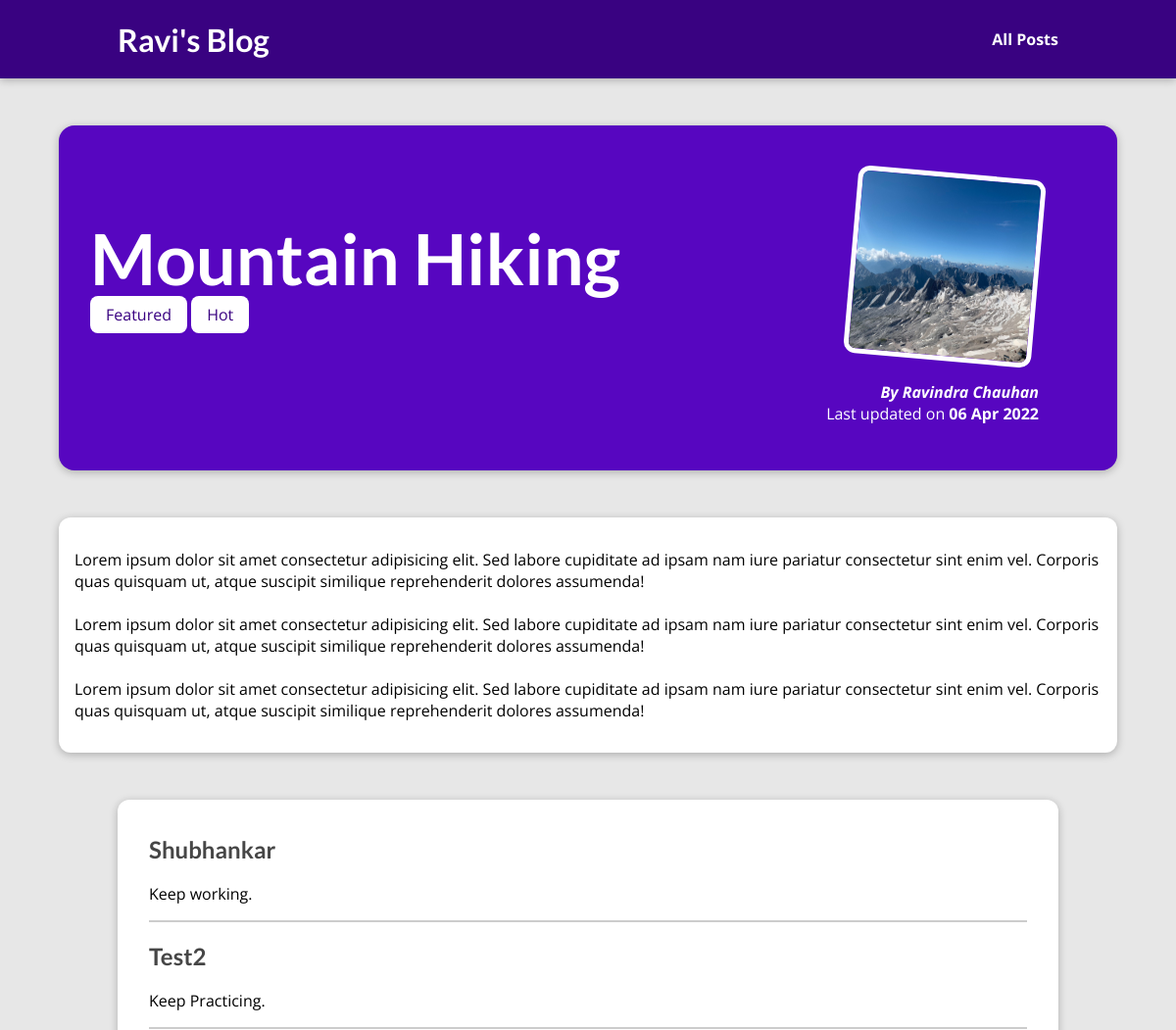
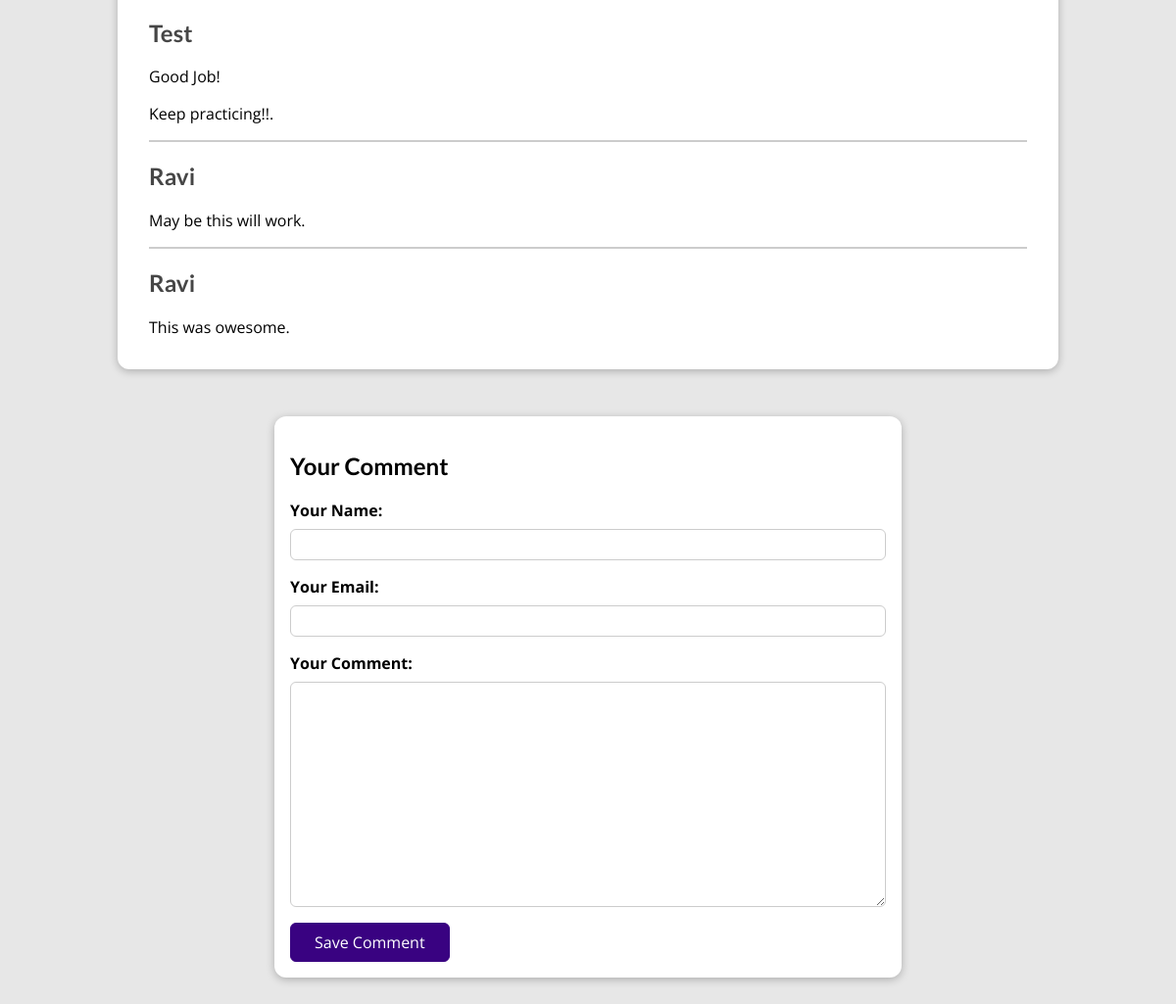
The page /posts/hike-in-the-mountains on the database its author committed (2 pictures, top to bottom).
### blog/models.py (models this page shows, shortened)
class Post(models.Model):
    title = models.CharField(max_length=150)
    excerpt = models.CharField(max_length=200)
    image = models.ImageField(upload_to = "posts", null = True)
    date = models.DateField(auto_now=True)
    slug = models.SlugField(unique=True, db_index=True)
    content = models.TextField(validators=[MinLengthValidator(10)])
    author = models.ForeignKey(Author, on_delete=models.SET_NULL, null=True, related_name="posts")
    tags = models.ManyToManyField(Tag)

class Tag(models.Model):
    caption = models.CharField(max_length=20)

class Author(models.Model):
    first_name = models.CharField(max_length=100)
    last_name =  models.CharField(max_length=100)
    email_address = models.EmailField()
    def full_name(self):
        return f"{self.first_name} {self.last_name}"
    def __str__(self):
        return self.full_name()

class Comment(models.Model):
    user_name = models.CharField(max_length=120)
    user_email = models.EmailField()
    text = models.TextField(max_length=400)
    post = models.ForeignKey(Post, on_delete=models.CASCADE, related_name="comments")

### blog/views.py (the view, shortened to what this page needs)
# urls.py: path("posts/<slug:slug>", views.SinglePostView.as_view(),name = "post-detail-page") #/posts/my-first-blog
class SinglePostView(View):
    template_name = "blog/post-detail.html"
    model = Post
    def get(self, request, slug):
        post = Post.objects.get(slug = slug)
        context = {
            "post": post,
            "post_tags": post.tags.all(),
            "comment_form": CommentForm(),
            "comments": post.comments.all().order_by("-id")
        }
        return render(request, "blog/post-detail.html", context)
    def post(self, request,slug):
        comment_form = CommentForm(request.POST)
        post = Post.objects.get(slug = slug)
        if comment_form.is_valid():
            comment = comment_form.save(commit=False)
            comment.post = post
            comment.save()
            return HttpResponseRedirect(reverse("post-detail-page", args = [slug]))
        context = {
            "post": post,
            "post_tags": post.tags.all(),
            "comment_form": comment_form,
            "comments": post.comments.all().order_by("-id")
        }
        return render(request, "blog/post-detail.html", context)

### blog/forms.py
class CommentForm(forms.ModelForm):
    class Meta:
        model = Comment
        exclude = ["post"]
        labels = {
            "user_name" : "Your Name",
            "user_email" : "Your Email",
            "text" : "Your Comment"
        }

### blog/templates/blog/post-detail.html (shortened to what this page needs)
{% extends "base.html" %}
{% load static %}
{% block css_files %}
  <link rel="stylesheet" href="{% static "blog/post-detail.css" %}" />
{% endblock %}
{% block content %}
    <section id = "summary">
       <h2>{{ post.title }} </h2>
       <div>
           {% for tag in post_tags  %}
            <span class = "tag">{{ tag.caption }}</span>
           {% endfor %}
       </div>
       <article>
           <img src="{{post.image.url}}" alt="{{post.title}}" />
           <address>
               By <a href="mailto:{{post.author.email_address}}">{{ post.author }}</a>
           </address>
           <div>
               Last updated on <time> {{ post.date|date:"d M Y"}} </time>
           </div>
       </article>
    </section>
    <main>
        {{ post.content|linebreaks}}
    </main>
    <section id= "comments">
        <ul>
            {% for comment in comments  %}
              <li>
                  <h2> {{comment.user_name}} </h2>
                  <p> {{ comment.text|linebreaks }} </p>
              </li>
            {% endfor %}
        </ul>
    </section>
    <section id="comment-form" >
        <h2>Your Comment</h2>
        <form action = "{% url "post-detail-page" post.slug %}" method = "POST">
           {% for form_field in comment_form %}
            <div class = "form-control {% if form.field.errors %}invalid{% endif %}">
                {{ form_field.label_tag }}
                {{ form_field }}
            </div>
            {% endfor %}
            <button>Save Comment</button>
        </form>
    </section>
{% endblock %}

### templates/base.html (shortened to what this page needs)
{% load static %}
<!DOCTYPE html>
<html lang="en">
<head>
    <link rel="stylesheet" href="{% static "app.css" %}">
    {% block css_files %} {% endblock  %}
</head>
<body>
    <header id="main-navigation">
        <h1> <a href="{% url "starting-page" %}">Ravi's Blog</a></h1>
        <nav>
            <a href="{% url "posts-page" %}">All Posts</a>
        </nav>
    </header>
    {% block content %}
    {% endblock %}
</body>
</html>

### static/app.css (style rules this page uses)
* { box-sizing: border-box; }
html { font-family: 'Open Sans', 'Lato', sans-serif; }
body { margin: 0; }
h1, h2, h3 { font-family: 'Lato', sans-serif; font-weight: bold; }
#main-navigation { width: 100%; height: 5rem; display: flex; justify-content: space-between; align-items: center; padding: 0 10%; position: absolute; top: 0; left: 0; }
#main-navigation a { text-decoration: none; color: white; font-weight: bold; }

### blog/static/blog/post-detail.css (style rules this page uses)
body { background-color: #e7e7e7; }
#main-navigation { background-color: #390281; box-shadow: 0 2px 8px rgba(0, 0, 0, 0.25); }
#summary { margin: 8rem auto 3rem auto; padding: 2rem; width: 90%; max-width: 90rem; border-radius: 16px; background-color: #5706c0; position: relative; box-shadow: 0 2px 8px rgba(0, 0, 0, 0.25); height: 22rem; }
#summary h2 { color: white; font-size: 4.5rem; margin-bottom: 0.25rem; }
#summary article { position: absolute; top: 2rem; right: 3rem; padding: 1rem 2rem; border-radius: 12px; text-align: right; color: white; }
#summary article img { width: 12rem; height: 12rem; border-radius: 12px; transform: rotateZ(5deg); border: 5px solid white; margin-bottom: 1rem; }
#summary address { font-weight: bold; }
#summary a { color: white; text-decoration: none; }
#summary time { font-weight: bold; }
main { width: 90%; max-width: 90rem; margin: 3rem auto; background-color: white; padding: 1rem; border-radius: 12px; box-shadow: 0 2px 8px rgba(0, 0, 0, 0.25); }
.tag { background-color: white; color: #390281; padding: 0.5rem 1rem; border-radius: 8px; }
#comment-form { margin: 3rem auto; width: 90%; max-width: 40rem; border-radius: 12px; background-color: white; box-shadow: 0 2px 8px rgba(0, 0, 0, 0.25); padding: 1rem; }
#comment-form button { font: inherit; background-color: #390281; color: white; border: 1px solid #390281; padding: 0.5rem 1.5rem; border-radius: 6px; cursor: pointer; }
.form-control { margin-bottom: 1rem; }
.form-control label { font-weight: bold; margin-bottom: 0.5rem; display: block; }
.form-control input, .form-control textarea { display: block; width: 100%; font: inherit; padding: 0.25rem; border-radius: 6px; border: 1px solid #ccc; }
#comments { margin: 3rem auto; width: 90%; max-width: 60rem; border-radius: 12px; background-color: white; box-shadow: 0 2px 8px rgba(0, 0, 0, 0.25); padding: 1rem 2rem; }
#comments ul { list-style: none; margin: 0; padding: 0; }
#comments li { margin-bottom: 1rem; border-bottom: 2px solid #ccc; }
#comments li:last-of-type { border-bottom: none; }
#comments h2 { color: #464646; }

### rows shown on the page
Post: title "Mountain Hiking", image (picture), author "Ravindra Chauhan", date "06 Apr 2022", content "Lorem ipsum dolor sit amet consectetur adipisicing elit. Sed labore cupiditate ad ipsam nam iure pariatur consectetur sint enim vel. Corporis quas quisquam ut, atque suscipit similique reprehenderit dolores assumenda! Lorem ipsum dolor sit amet consectetur adipisicing elit. Sed labore cupiditate ad ipsam nam iure pariatur consectetur sint enim vel. Corporis quas quisquam ut, atque suscipit similique reprehenderit dolores assumenda! Lorem ipsum dolor sit amet consectetur adipisicing elit. Sed labore cupiditate ad ipsam nam iure pariatur consectetur sint enim vel. Corporis quas quisquam ut, atque suscipit similique reprehenderit dolores assumenda!"
Tag: caption "Featured"
Tag: caption "Hot"
Comment: user_name "Shubhankar", text "Keep working."
Comment: user_name "Test2", text "Keep Practicing."
Comment: user_name "Test", text "Good Job! Keep practicing!!."
Comment: user_name "Ravi", text "May be this will work."
Comment: user_name "Ravi", text "This was owesome."
